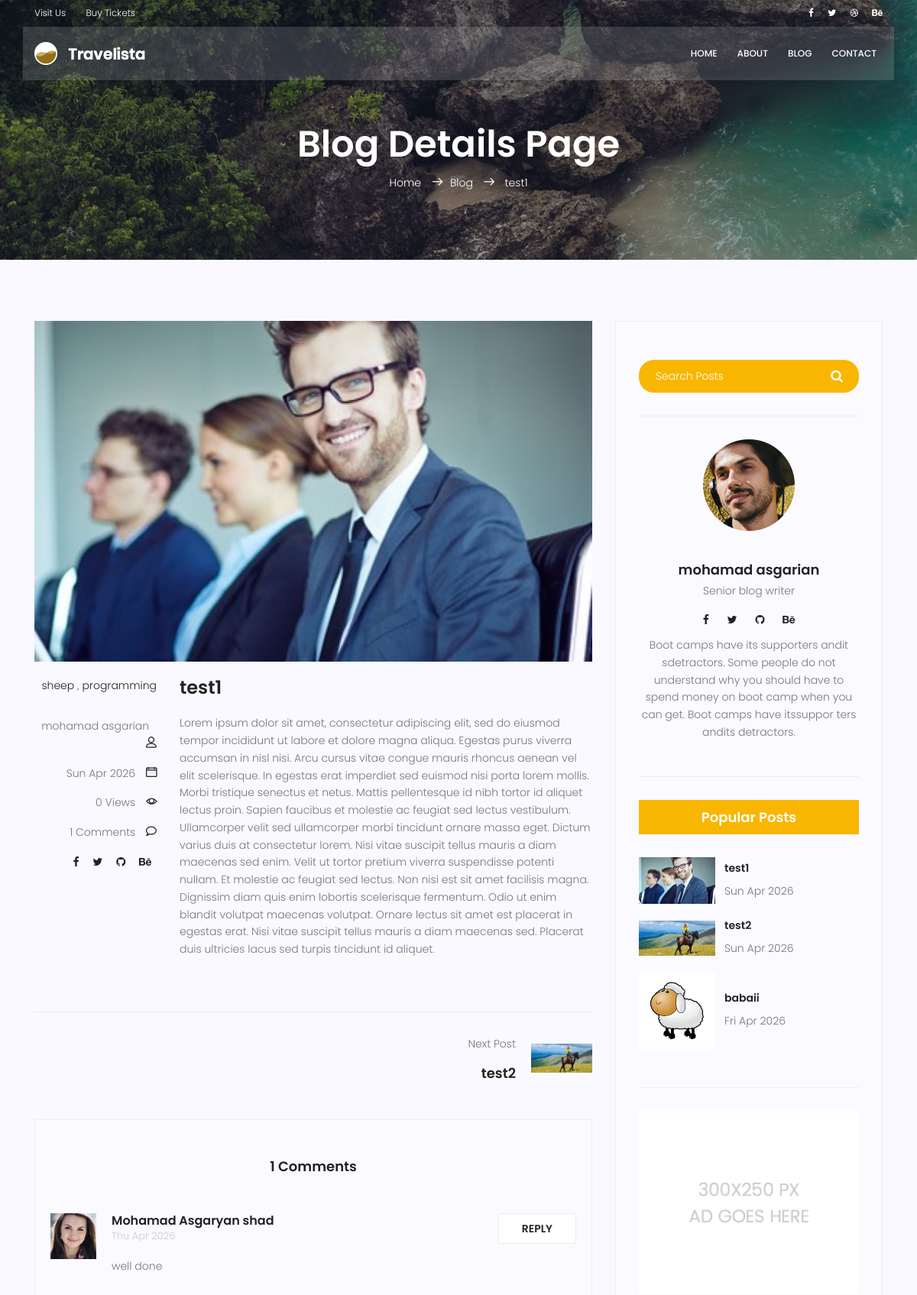
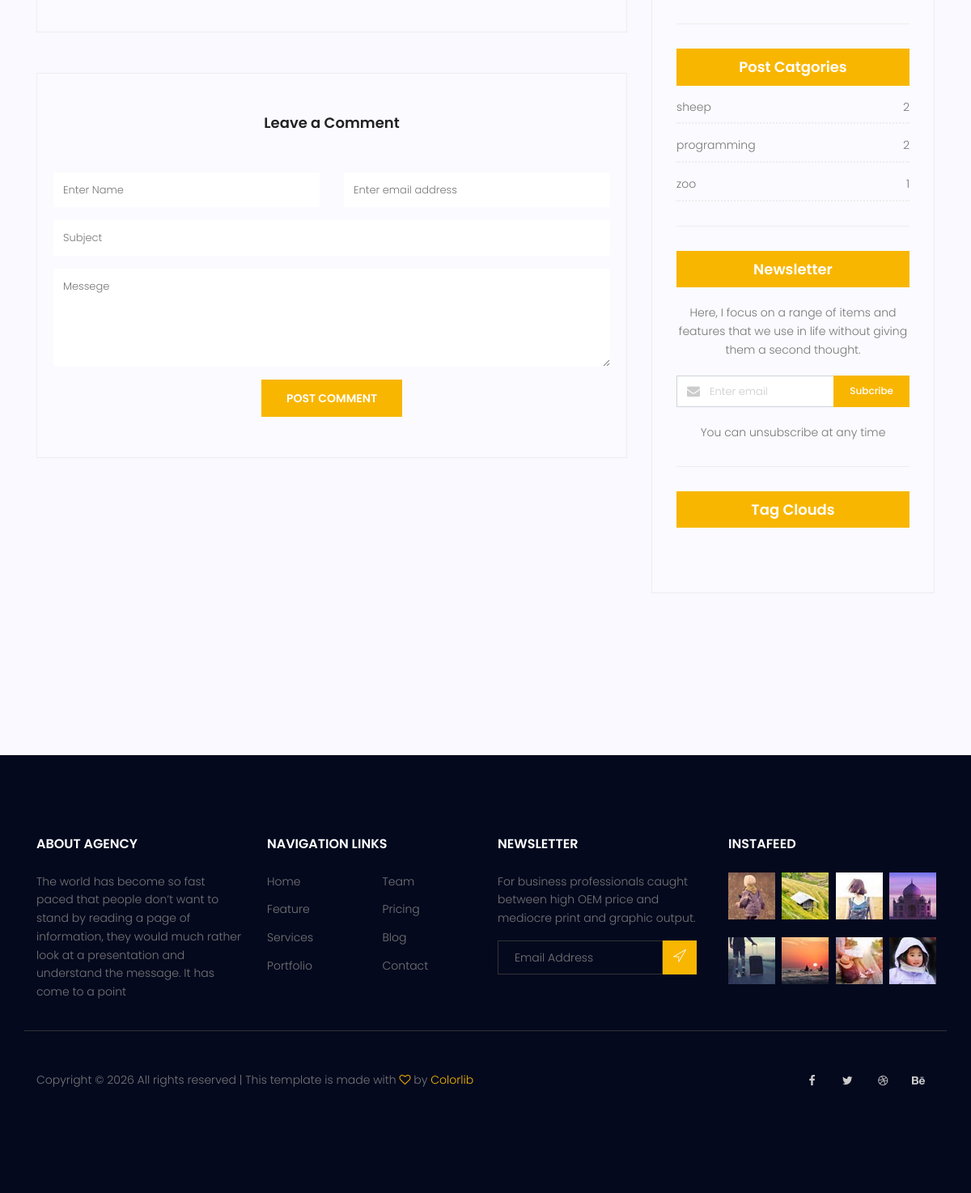
The page /blog/1 on the database its author committed (2 pictures, top to bottom).
### blog/models.py (models this page shows, shortened)
class Post(models.Model):
    title = models.CharField(max_length=255)
    content = models.TextField()
    author = models.ForeignKey(User,on_delete=models.SET_NULL,null=True)
    image = models.ImageField(upload_to='blog/',default='blog/default.jpg')
    category = models.ManyToManyField(Category)
    tag = TaggableManager()
    counted_view = models.IntegerField(default=0)
    status = models.BooleanField(default=False)
    login_require = models.BooleanField(default=False)
    published_date = models.DateTimeField(null=True)
    created_date = models.DateTimeField(auto_now_add=True)
    updated_date = models.DateTimeField(auto_now=True)
    class Meta:
        ordering = ['created_date']

class Category(models.Model):
    name = models.CharField(max_length=255)
    def __str__(self):
        return self.name

class Comment(models.Model):
    post = models.ForeignKey(Post,on_delete=models.CASCADE)
    name = models.CharField(max_length=255)
    email = models.EmailField()
    subject = models.CharField(max_length=255)
    message = models.TextField()
    approved = models.BooleanField(default=False)
    created_date = models.DateTimeField(auto_now_add=True)
    updated_date = models.DateTimeField(auto_now=True)
    class Meta:
        ordering = ['-created_date']

### blog/views.py (the view, shortened to what this page needs)
# urls.py: path('<int:pid>', blog_single, name='single'),
def blog_single(request, pid):
    posts = Post.objects.filter(status=1)
    post = get_object_or_404(posts, pk=pid)
    if post.login_require and not request.user.is_authenticated:
        return HttpResponseRedirect(reverse('accounts:login'))
    form = CommentForm()
    comments = Comment.objects.filter(post=post.id, approved=True)
    posts_ordered = Post.objects.filter(status=1).order_by('created_date')
    posts_list = list(posts_ordered)
    current_index = posts_list.index(post)
    prev_post = None
    next_post = None
    if current_index > 0:
        prev_post = posts_list[current_index - 1]
    if current_index < len(posts_list) - 1:
        next_post = posts_list[current_index + 1]
    context = {
        'post': post,
        'comments': comments,
        'form': form,
        'prev_post': prev_post,
        'next_post': next_post
    }
    return render(request, 'blog/blog-single.html', context)

### blog/forms.py
class CommentForm(forms.ModelForm):
    class Meta:
        model = Comment
        fields = ['post','name','email','subject','message']

### blog/templatetags/blog_tags.py (called while the page is built)
@register.inclusion_tag('blog/blog-popular-post.html')
def latestposts(arg=3):
    posts = Post.objects.filter(status=1).order_by('published_date')[:arg]
    return {'posts':posts}

@register.inclusion_tag('blog/blog-post-category.html')
def postcategories():
    posts = Post.objects.filter(status=1)
    categories = Category.objects.all()
    cat_dict = {}
    for name in categories:
        cat_dict[name]=posts.filter(category=name).count()
    return {'categories':cat_dict}

### templates/blog/blog-single.html (shortened to what this page needs)
{% load static %}
{% load blog_tags %}
<!DOCTYPE html>
<html lang="zxx" class="no-js">
<head>
	<link rel="stylesheet" href="{% static 'css/linearicons.css' %}">
	<link rel="stylesheet" href="{% static 'css/font-awesome.min.css' %}">
	<link rel="stylesheet" href="{% static 'css/bootstrap.css' %}">
	<link rel="stylesheet" href="{% static 'css/magnific-popup.css' %}">
	<link rel="stylesheet" href="{% static 'css/jquery-ui.css' %}">
	<link rel="stylesheet" href="{% static 'css/nice-select.css' %}">
	<link rel="stylesheet" href="{% static 'css/animate.min.css' %}">
	<link rel="stylesheet" href="{% static 'css/owl.carousel.css' %}">
	<link rel="stylesheet" href="{% static 'css/main.css' %}">
</head>
<body>
	<header id="header">
		<div class="header-top">
			<div class="container">
				<div class="row align-items-center">
					<div class="col-lg-6 col-sm-6 col-6 header-top-left">
						<ul>
							<li><a href="#">Visit Us</a></li>
							<li><a href="#">Buy Tickets</a></li>
						</ul>
					</div>
					<div class="col-lg-6 col-sm-6 col-6 header-top-right">
						<div class="header-social">
							<a href="#"><i class="fa fa-facebook"></i></a>
							<a href="#"><i class="fa fa-twitter"></i></a>
							<a href="#"><i class="fa fa-dribbble"></i></a>
							<a href="#"><i class="fa fa-behance"></i></a>
						</div>
					</div>
				</div>
			</div>
		</div>
		<div class="container main-menu">
			<div class="row align-items-center justify-content-between d-flex">
				<div id="logo">
					<a href="index.html"><img src="{% static 'img/logo.png' %}" alt="" title="" /></a>
				</div>
				<nav id="nav-menu-container">
					<ul class="nav-menu">
						<li><a href="{% url 'website:index' %}">Home</a></li>
						<li><a href="{% url 'website:about' %}">About</a></li>
						<li><a href="{% url 'blog:index' %}">Blog</a></li>
						<li><a href="{% url 'website:contact' %}">Contact</a></li>
					</ul>
				</nav>
			</div>
		</div>
	</header>
	<section class="relative about-banner">
		<div class="overlay overlay-bg"></div>
		<div class="container">
			<div class="row d-flex align-items-center justify-content-center">
				<div class="about-content col-lg-12">
					<h1 class="text-white">
						Blog Details Page
					</h1>
					<p class="text-white link-nav"><a href="{% url 'website:index' %}">Home </a> <span
							class="lnr lnr-arrow-right"></span><a href="{% url 'blog:index' %}">Blog </a> <span
							class="lnr lnr-arrow-right"></span> <a
							href="{% url 'blog:single' pid=post.id %}">{{post.title}}</a></p>
				</div>
			</div>
		</div>
	</section>
	<section class="post-content-area single-post-area">
		<div class="container">
			<div class="row">
				<div class="col-lg-8 posts-list">
					<div class="single-post row">
						<div class="col-lg-12">
							<div class="feature-img">
								<img class="img-fluid" src={{post.image.url}} alt="">
							</div>
						</div>
						<div class="col-lg-3  col-md-3 meta-details">
							<ul class="tags">
								{% for cat in post.category.all %}
								<li><a href="{% url 'blog:category' cat_name=cat.name %}">{{ cat.name }}</a> {% if not forloop.last %},{% endif %}</li>
								{% endfor %}
							</ul>
							<div class="user-details row">
								<p class="user-name col-lg-12 col-md-12 col-6"><a
										href="#">{{post.author.get_full_name}}</a> <span class="lnr lnr-user"></span>
								</p>
								<p class="date col-lg-12 col-md-12 col-6"><a href="#">{{post.published_date|date:"D M Y"}}</a> <span class="lnr lnr-calendar-full"></span></p>
								<p class="view col-lg-12 col-md-12 col-6"><a href="#">{{post.counted_view}} Views</a>
									<span class="lnr lnr-eye"></span>
								</p>
								<p class="comments col-lg-12 col-md-12 col-6"><a href="#">{{comments|length}}
										Comments</a> <span class="lnr lnr-bubble"></span></p>
								<ul class="social-links col-lg-12 col-md-12 col-6">
									<li><a href="#"><i class="fa fa-facebook"></i></a></li>
									<li><a href="#"><i class="fa fa-twitter"></i></a></li>
									<li><a href="#"><i class="fa fa-github"></i></a></li>
									<li><a href="#"><i class="fa fa-behance"></i></a></li>
								</ul>
							</div>
						</div>
						<div class="col-lg-9 col-md-9">
							<h3 class="mt-20 mb-20">{{post.title}}</h3>
							<p class="excert">
								{{post.content|safe}}
							</p>
						</div>
					</div>
					<div class="navigation-area">
						<div class="row">
							<div
								class="col-lg-6 col-md-6 col-12 nav-left flex-row d-flex justify-content-start align-items-center">
							</div>
							<div
								class="col-lg-6 col-md-6 col-12 nav-right flex-row d-flex justify-content-end align-items-center">
								{% if next_post %}
								<div class="detials">
									<p>Next Post</p>
									<a href="{% url 'blog:single' next_post.pk %}">
										<h4>{{ next_post.title }}</h4>
									</a>
								</div>
								<div class="arrow">
									<a href="{% url 'blog:single' next_post.pk %}"></a>
								</div>
								<div class="thumb">
									<a href="{% url 'blog:single' next_post.pk %}"><img class="img-fluid"
											src="{{ next_post.image.url }}" width="80" height="80" alt=""></a>
								</div>
								{% endif %}
							</div>
						</div>
					</div>
					<div class="comments-area">
						<h4>{{comments|length}} Comments</h4>
						<div class="comment-list">
							{% for comment in comments %}
							<div class="single-comment justify-content-between d-flex">
								<div class="user justify-content-between d-flex">
									<div class="thumb">
										<img src="{% static 'img/blog/c1.jpg' %}" alt="">
									</div>
									<div class="desc">
										<h5><a href="#">{{comment.name}}</a></h5>
										<p class="date">{{comment.created_date|date:"D M Y"}}</p>
										<p class="comment">
											{{comment.message}}
										</p>
									</div>
								</div>
								<div class="reply-btn">
									<a href="" class="btn-reply text-uppercase">reply</a>
								</div>
							</div>
							{% empty %}
							<p> no comments here be the first one to tell yout thoughts </p>
							{% endfor %}
						</div>
					</div>
					<div class="comment-form">
						<h4>Leave a Comment</h4>
						<form>
							<form method="post" action='{% url "blog:single" pid=post.id %}'>
								{% if request.user.is_authenticated %}
								<input type="hidden" name="name" value={{request.user.first_name}}>
								<input type="hidden" name="email" value={{request.user.email}}>
								{% else %}
								<div class="form-group form-inline">
									<div class="form-group col-lg-6 col-md-12 name">
										<input type="text" class="form-control" name="name" placeholder="Enter Name"
											onfocus="this.placeholder = ''" onblur="this.placeholder = 'Enter Name'">
									</div>
									<div class="form-group col-lg-6 col-md-12 email">
										<input type="email" class="form-control" name="email"
											placeholder="Enter email address" onfocus="this.placeholder = ''"
											onblur="this.placeholder = 'Enter email address'">
									</div>
								</div>
								{% endif %}
								<div class="form-group">
									<input type="text" class="form-control" name="subject" placeholder="Subject"
										onfocus="this.placeholder = ''" onblur="this.placeholder = 'Subject'">
								</div>
								<div class="form-group">
									<textarea class="form-control mb-10" rows="5" name="message" placeholder="Messege"
										onfocus="this.placeholder = ''" onblur="this.placeholder = 'Messege'"
										required=""></textarea>
								</div>
								<button type="submit" class="primary-btn text-uppercase">Post Comment</button>
							</form>
					</div>
				</div>
				<div class="col-lg-4 sidebar-widgets">
					<div class="widget-wrap">
						{% include 'blog/blog-search-widget.html' %}
						{% include 'blog/blog-writer.html' %}
						{% latestposts %}
						{% include 'blog/blog-ads.html' %}
						{% postcategories %}
						{% include 'blog/blog-newsletter.html' %}
						{% include 'blog/blog-tag-cloud.html' %}
					</div>
				</div>
			</div>
		</div>
	</section>
	<footer class="footer-area section-gap">
		<div class="container">
			<div class="row">
				<div class="col-lg-3  col-md-6 col-sm-6">
					<div class="single-footer-widget">
						<h6>About Agency</h6>
						<p>
							The world has become so fast paced that people don’t want to stand by reading a page of
							information, they would much rather look at a presentation and understand the message. It
							has come to a point
						</p>
					</div>
				</div>
				<div class="col-lg-3 col-md-6 col-sm-6">
					<div class="single-footer-widget">
						<h6>Navigation Links</h6>
						<div class="row">
							<div class="col">
								<ul>
									<li><a href="#">Home</a></li>
									<li><a href="#">Feature</a></li>
									<li><a href="#">Services</a></li>
									<li><a href="#">Portfolio</a></li>
								</ul>
							</div>
							<div class="col">
								<ul>
									<li><a href="#">Team</a></li>
									<li><a href="#">Pricing</a></li>
									<li><a href="#">Blog</a></li>
									<li><a href="#">Contact</a></li>
								</ul>
							</div>
						</div>
					</div>
				</div>
				<div class="col-lg-3  col-md-6 col-sm-6">
					<div class="single-footer-widget">
						<h6>Newsletter</h6>
						<p>
							For business professionals caught between high OEM price and mediocre print and graphic
							output.
						</p>
						<div id="mc_embed_signup">
							<form target="_blank"
								action="https://spondonit.us12.list-manage.com/subscribe/post?u=1462626880ade1ac87bd9c93a&amp;id=92a4423d01"
								method="get" class="subscription relative">
								<div class="input-group d-flex flex-row">
									<input name="EMAIL" placeholder="Email Address" onfocus="this.placeholder = ''"
										onblur="this.placeholder = 'Email Address '" required="" type="email">
									<button class="btn bb-btn"><span class="lnr lnr-location"></span></button>
								</div>
							</form>
						</div>
					</div>
				</div>
				<div class="col-lg-3  col-md-6 col-sm-6">
					<div class="single-footer-widget mail-chimp">
						<h6 class="mb-20">InstaFeed</h6>
						<ul class="instafeed d-flex flex-wrap">
							<li><img src="{% static 'img/i1.jpg' %}" alt=""></li>
							<li><img src="{% static 'img/i2.jpg' %}" alt=""></li>
							<li><img src="{% static 'img/i3.jpg' %}" alt=""></li>
							<li><img src="{% static 'img/i4.jpg' %}" alt=""></li>
							<li><img src="{% static 'img/i5.jpg' %}" alt=""></li>
							<li><img src="{% static 'img/i6.jpg' %}" alt=""></li>
							<li><img src="{% static 'img/i7.jpg' %}" alt=""></li>
							<li><img src="{% static 'img/i8.jpg' %}" alt=""></li>
						</ul>
					</div>
				</div>
			</div>
			<div class="row footer-bottom d-flex justify-content-between align-items-center">
				<p class="col-lg-8 col-sm-12 footer-text m-0">
					Copyright &copy;
					<script>document.write(new Date().getFullYear());</script> All rights reserved | This template is
					made with <i class="fa fa-heart-o" aria-hidden="true"></i> by <a href="https://colorlib.com"
						target="_blank">Colorlib</a>
				</p>
				<div class="col-lg-4 col-sm-12 footer-social">
					<a href="#"><i class="fa fa-facebook"></i></a>
					<a href="#"><i class="fa fa-twitter"></i></a>
					<a href="#"><i class="fa fa-dribbble"></i></a>
					<a href="#"><i class="fa fa-behance"></i></a>
				</div>
			</div>
		</div>
	</footer>
</body>
</html>

### templates/blog/blog-popular-post.html
{% load static %}
<div class="single-sidebar-widget popular-post-widget">
    <h4 class="popular-title">Popular Posts</h4>
    <div class="popular-post-list">
        {% for post in posts %}
        <div class="single-post-list d-flex flex-row align-items-center">
            <div class="thumb">
                <img class="img-fluid" src="{{ post.image.url }}" alt="">
            </div>
            <div class="details">
                <a href="{% url 'blog:single' pid=post.id %}">
                    <h6>{{ post.title }}</h6>
                </a>
                <p>{{ post.published_date|date:"D M Y" }}</p>
            </div>
        </div>
        {% endfor %}
    </div>
</div>

### templates/blog/blog-post-category.html
{% load static %}
<div class="single-sidebar-widget post-category-widget">
    <h4 class="category-title">Post Catgories</h4>
    <ul class="cat-list">
        {% for name,count in categories.items %}
        <li>
            <a href="#" class="d-flex justify-content-between">
                <p>{{name}}</p>
                <p>{{count}}</p>
            </a>
        </li>
        {% endfor %}
    </ul>
</div>

### rows shown on the page
Post: title "test1", image (picture), author.get_full_name "mohamad asgarian", published_date "Sun Apr 2026", counted_view "0", content "Lorem ipsum dolor sit amet, consectetur adipiscing elit, sed do eiusmod tempor incididunt ut labore et dolore magna aliqua. Egestas purus viverra accumsan in nisl nisi. Arcu cursus vitae congue mauris rhoncus aenean vel elit scelerisque. In egestas erat imperdiet sed euismod nisi porta lorem mollis. Morbi tristique senectus et netus. Mattis pellentesque id nibh tortor id aliquet lectus proin. Sapien faucibus et molestie ac feugiat sed lectus vestibulum. Ullamcorper velit sed ullamcorper morbi tincidunt ornare massa eget. Dictum varius duis at consectetur lorem. Nisi vitae suscipit tellus mauris a diam maecenas sed enim. Velit ut tortor pretium viverra suspendisse potenti nullam. Et molestie…"
Category: name "sheep", count "2"
Category: name "programming", id "2"
Post: title "test2", image (placeholder picture), published_date "Sun Apr 2026"
Comment: name "Mohamad Asgaryan shad", created_date "Thu Apr 2026", message "well done"
Post: image (picture), title "babaii", published_date "Fri Apr 2026"
Category: name "zoo", count "1"

### other values the page prints
{{ comments|length }} "1"
